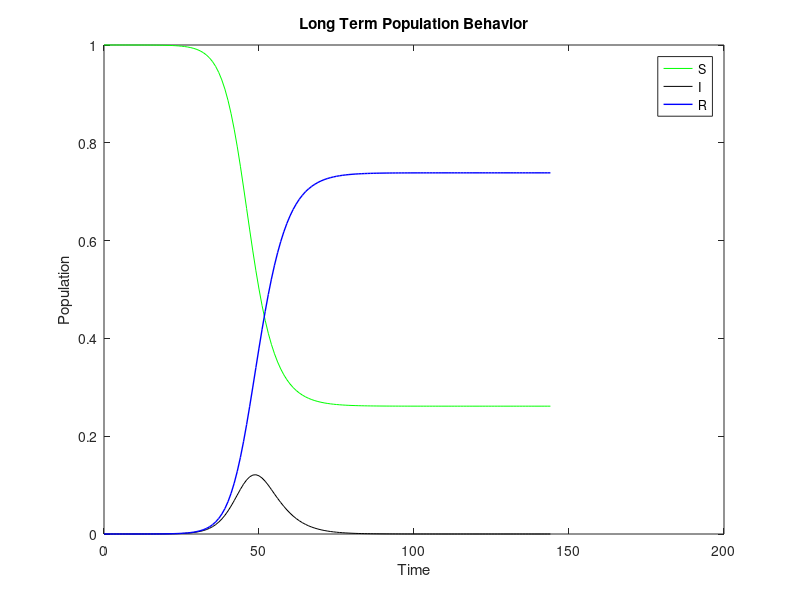

Write the MATLAB code that produced this figure.
% This code runs a basic SIR model to track community spread
% Gives initial conditions for Multi_Room_Model.m
% So this code needs to be run before Multi_Room_Model.m
% To use this code for the IC, capture S, I, R values
    %i.e. run [t,S,I,R] = Community
    
%Graphical outputs: plots the S, I, R over time

%author: Anna Sisk
%email: annahsisk@gmail.com
%Last update: 05/11/2022
function [t,S,I,R] = Community(S0,I0,R0, MaxTime)
%
% 
% Sets up default parameters if necessary.
%inital conditions-currently arbitrary
if nargin == 0
  %S0=9000+randi(10,1,1);
 % I0=10000-S0;
 % R0=0;
  S0= 1;
  I0= 0.00000127;
  R0= 0;
  MaxTime=144; %length of outbreak
end
tvec = linspace(0, MaxTime, MaxTime+1);
% The main iteration 
options = odeset('RelTol', 1e-3);
[t, pop]=ode45(@SIR,tvec,[S0,I0,R0],options);
   S=pop(:,1); 
   I=pop(:,2);
   R=pop(:,3);

   figure; %plotting the solution curves
   %font size is 16
   plot(t,S,'-g',t,I,'-k',t,R,'-b','LineWidth',1.0);  
   legend('S','I','R')
   ylabel('Population')
   xlabel('Time')
   title('Long Term Population Behavior')
 
end
function dPop=SIR(t,pop, parameter)
%parameters-not currently based on data
 %beta=.00002;  %contract/transmission rate
 %gamma=.1; %recovery rate
beta = 6/10;
gamma = .33;

       
dPop=zeros(3,1);

S=pop(1); 
I=pop(2);
R=pop(3);

%model-equations (1) in the write up
dPop(1)=-beta*S*I;
dPop(2)=beta*S*I-gamma*I;
dPop(3)=gamma*I;
end